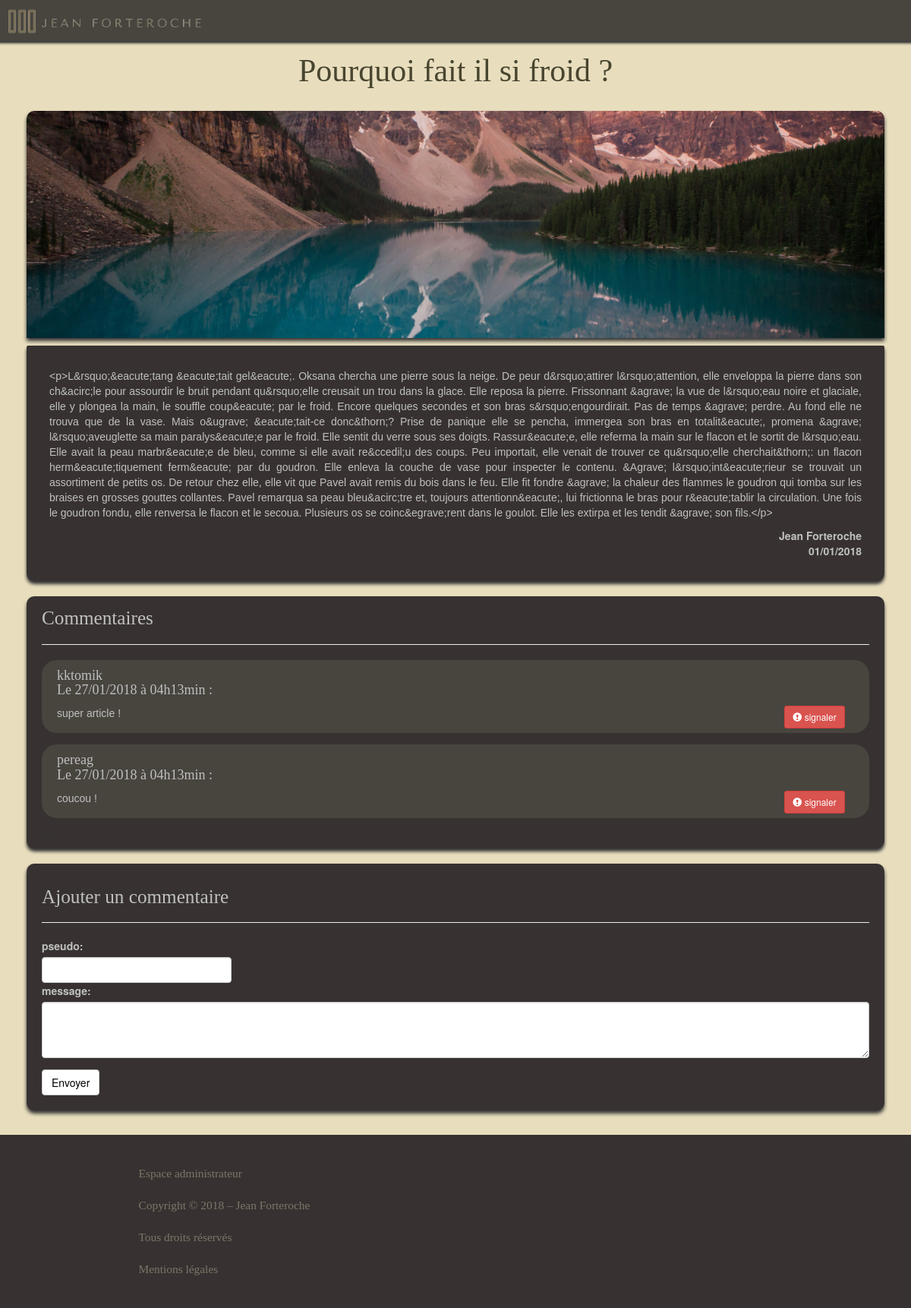
Screenshot of /index.php?action=postView&id=1 with the database file from the repository.
### tables this page shows
CREATE TABLE IF NOT EXISTS `posts` (
  `id` int(11) NOT NULL AUTO_INCREMENT,
  `title` varchar(255) NOT NULL,
  `content` text NOT NULL,
  `datePost` datetime NOT NULL,
  PRIMARY KEY (`id`)
);

CREATE TABLE IF NOT EXISTS `comments` (
  `id` int(11) NOT NULL AUTO_INCREMENT,
  `id_post` int(11) NOT NULL,
  `report` int(11) NOT NULL DEFAULT '0',
  `pseudo` varchar(15) NOT NULL,
  `content` text NOT NULL,
  `date_comment` datetime NOT NULL,
  PRIMARY KEY (`id`)
);

### src/controler/frontend/FrontendController.php (called while the page is built, shortened)
<?php
require_once('src/model/PostManager.php');
require_once('src/model/CommentManager.php');
class frontendController
{
	 public function postView()
	{
		$postManager = new PostManager();
		$commentManager = new CommentManager();
		$post = $postManager->getPost($_GET['id']);
		$comments = $commentManager->getComments($_GET['id']);
		require('src/view/frontend/postView.php');
	}
}

### src/model/PostManager.php (called while the page is built, shortened)
<?php
class PostManager extends Manager
{
    public function getPost($id)
    {
    	$db = $this->dbConnect();
        $req = $db->prepare('SELECT id, title, content, DATE_FORMAT(datePost, \'%d/%m/%Y\') AS datePost_fr FROM posts WHERE id = ?');
        $req->execute(array($id));
        $post = $req->fetch();
        return $post;
	}
}

### src/model/CommentManager.php (called while the page is built, shortened)
<?php
class CommentManager extends Manager
{
	public function getComments($postId)
	{
		$db = $this->dbConnect();
        $req = $db->prepare('SELECT id, pseudo, id_post, content, DATE_FORMAT(date_comment, \'%d/%m/%Y à %Hh%imin\') AS dateComment_fr FROM comments WHERE id_post = ? ORDER BY date_comment DESC');
        $req->execute(array($postId));
        return $req;
	}
}

### src/view/frontend/postView.php (the view, shortened to what this page needs)
<?php require('header.php'); ?>
<div class="container">
	<section>
		<div class="post">
			<h1><?= htmlspecialchars($post['title'])?></h1>
			<img src="public/picture/alaska_banner.jpg" class="alaska_banner">
			<div class="article_post">
				<p><?= htmlspecialchars($post['content'])?></p>
				<ul class="list-unstyled col-lg-offset-10">
					<li>Jean Forteroche</li>
					<li><?= $post['datePost_fr']?></li>
				</ul>
			</div>
		</div>
		<br>
		<div class="comments">
			<h2>Commentaires</h2>
			<hr>
			<?php while ($data = $comments->fetch())
			{ ?>
				<div class="comment">
					<div class="row">
						<h4 class="col-lg-10"><?= htmlspecialchars($data['pseudo']) ?><br>Le <?= $data['dateComment_fr'] ?> :</h4>
					</div>
					<div class="row">
						<p class="col-lg-10 col-sm-10 col-xs-8 "><?= htmlspecialchars($data['content']) ?></p>
						<div class="col-lg-2">
							<div class="button_report">
								<a href="index.php?action=reportComment&amp;id=<?= $data['id'] ?>" class="btn btn-sm btn-danger"><span class="glyphicon glyphicon-exclamation-sign"></span> signaler</a>
							</div>
						</div>
					</div>
				</div>
			<?php } $comments->closeCursor(); ?> ?>
		</div>
		<form action="index.php?action=addCommentView&amp;id=<?= $post['id'] ?>" method="post" class="add_comment">
			<div class="row">
				<div class="col-lg-12">
					<br>
				<div class="form">
					<h2>Ajouter un commentaire</h2>
					<hr>
					<div class="form-group">
						<div class="row">
				      		<div class="col-lg-3">
					      		<label for="pseudo">pseudo: </label>
					     		<input id="pseudo" type="text" name="pseudo" class="form-control";>
					     	</div>
					     </div>
					     <div class="row">
					     	<div class="col-lg-12">
					     		<label for="content">message: </label>
					     		<textarea id="content" type="text" name="content" rows="3" class="form-control";></textarea>
					     	</div>
					     </div>
			   		</div>
			   		<button  class="btn btn-default" type="submit">Envoyer</button>
					</div>
				</div>
			</div>
		</form>
	</section>
</div>
<?php require('footer.php'); ?>
<?php require('template.php'); ?>

### public/css/style.css (style rules this page uses)
body { width:100%; background-color:#e8debe; position: absolute; padding-bottom: 240px; margin-bottom: 0px; min-height: 100%; }
.container { padding-bottom: 20px; padding-right: 20px; padding-left: 20px; margin-right: auto; margin-left: auto; }
img { width: 100%; }
.alaska_banner { margin-top:20px; margin-bottom: 10px; border-radius:10px 10px 0px 0px; box-shadow: 0px 4px 5px; }
.form { padding:20px 20px 20px 20px; background-color: #373231; border-radius: 10px; box-shadow: 0px 4px 5px; }
.form label { color:silver; }
.form .btn { color:#000000; }
section { margin-top:70px; }
section h1 { font-family: 'News Cycle'; color: #48452f; margin-top: 5px; margin-bottom: 10px; font-size: 3em; text-align: center; }
section h2 { margin-top: 10px; font-family: 'News Cycle'; color: silver; font-size: 1.8em; }
section p { text-align: justify; font-family: 'arial'; color: silver; }
section a { color:silver; }
section li { font-weight: bold; color:silver; }
section h4 { font-family:'News Cycle'; color: silver; }
.button_report { margin-left:50px; margin-bottom:5px; }
.article_post { background-color:#373231; padding:30px 30px 20px 30px; border-radius: 2px 2px 10px 10px; box-shadow: 0px 4px 4px; }
.article_post li { text-align: right; }
.comments { background-color:#373231; padding:5px 20px 5px 20px; box-shadow:0px 4px 4px; border-radius: 10px 10px 10px 10px; }
.comment { background-color:#48453f; padding: 1px 10px 1px 20px; border-radius: 20px; margin-bottom: 15px; }

### rows the page displays
posts: title "Pourquoi fait il si froid ?", content "<p>L&rsquo;&eacute;tang &eacute;tait gel&eacute;. Oksana chercha une pierre sous la neige. De peur d&rsquo;attirer l&rsquo;attention, elle enveloppa la pierre dans son ch&acirc;le pour assourdir le bruit pendant qu&rsquo;elle creusait un trou dans la glace. Elle reposa la pierre. Frissonnant &agrave; la vue de l&rsquo;eau noire et glaciale, elle y plongea la main, le souffle coup&eacute; par le froid. Encore quelques secondes et son bras s&rsquo;engourdirait. Pas de temps &agrave; perdre. Au fond elle ne trouva que de la vase. Mais o&ugrave; &eacute;tait-ce donc&thorn;? Prise de panique elle se pencha, immergea son bras en totalit&eacute;, promena &agrave; l&rsquo;aveuglette sa main…"
comments: pseudo "kktomik", dateComment_fr "27/01/2018 à 04h13min", content "super article !"
comments: pseudo "pereag", dateComment_fr "27/01/2018 à 04h13min", content "coucou !"

### other values shown
$post['datePost_fr'] "01/01/2018"
